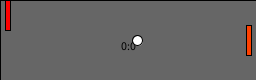
Frame 1 (no input)
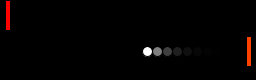
Frame 60 (the mouse pressed at the canvas centre just before this capture)
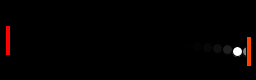
Frame 120 (the mouse held since frame 60 and released just before this capture)

The Processing sketch that drew these frames (run headless with seeded random() and noise(); from frame 60 on, the mouse is pressed at the canvas centre):

// Processing sketch: processing_52367
// ── processing_52367.pde



// pong


Ball ball;
Player player;
CPU cpu;
int scorePlayer, scoreCPU, counter;
PFont fontA;
String score;
ArrayList winners;

void setup()
{
  
  scorePlayer = 0;
  scoreCPU = 0;
  counter=0;
  score="0:0";
  size(256, 80);
  // size(screen.width, screen.height);
  frameRate(25);
  ball = new Ball();
  player = new Player( 10.0 , height/2);
  cpu = new CPU( width-10.0 , height/2);
  winners=new ArrayList();
  for(int x=0; x<5; x++)
  {
    winners.add("---");
  }
  winners.set(0,"Winners:");
  
  // other stuff
    
}

void draw()
{
  counter++;
  ball.update();
  player.update();
  cpu.update(ball.y, counter);

  // collisions CPU
  if ((abs(ball.x-cpu.x)<ball.radius/2) && (abs(ball.y-cpu.y)<cpu.paddlesize/2))
  {
    // easy collision
    ball.dir.x=-1;
    ball.dir.y=(ball.y-cpu.y)/cpu.paddlesize*2;
    ball.dir.normalize();
  }
  
  // colision player
  if ((abs(ball.x-player.x)<ball.radius/2) && (abs(ball.y-player.y)<player.paddlesize/2))
  {
    // easy collision
    ball.dir.x=1;
    ball.dir.y=(ball.y-player.y)/player.paddlesize*2;
    ball.dir.normalize();
  }
  
  // reset ball conditions
  if (ball.x<-5)
  {
    scoreCPU++;
    ball.reset();
  }
  
  if (ball.x>width+5)
  {
    scorePlayer++;
    ball.reset();
  }
  
  // reset game conditions
  if (scorePlayer>4)
  {
    scorePlayer=0;
    scoreCPU=0;
    
    winners.remove(0);
    winners.add("Player");
    winners.set(0,"Winners:");
  }
  if (scoreCPU>4)
  {
    scorePlayer=0;
    scoreCPU=0;
    
    winners.remove(0);
    winners.add("CPU");
    winners.set(0,"Winners:");
  }
  
  // -------------- Screen updates -------------------
  // background(0.0,12);
  fill(0, 128);
  rect(0, 0, width, height);

  // write score
  fill(0.0);
  score=str(scorePlayer)+":"+str(scoreCPU);
  text(score,width/2-textWidth(score)/2,50);
  
  // write winners
  fill(255.0);
  for (int x=0; x<winners.size(); x++)
  {
    String temp=(String) winners.get(x);
    text(temp,50.0,120.0+x*24.0);
  }
    
  ball.display();
  player.display();
  cpu.display();
}

// --------------------------------------------------------
// objects
// --------------------------------------------------------

class Ball
{
  float x;
  float y;
  PVector dir;
  float speed;
  float radius;
  
  Ball()
  {
    reset();
  }

  void reset()
  {
    x=width/2;
    y=height/2;
    dir = new PVector(1.0,0.1);    
    dir.normalize();
    speed=10.0;
    radius=10.0;
  }

  void update()
  {
    x+=dir.x*speed;
    y+=dir.y*speed;
    
    if ((y<0) || (y>height))
    {
      dir.y=dir.y*-1;
    }
    
  }
  
  void display()
  {
    fill(255.0);
    ellipse( x, y, radius, radius);
  }
}


// player
class Player
{
  float x,y;
  float paddlesize=30.0;
  
  Player(float tX, float tY)
  {
    x=tX;
    y=tY;
  }
  
  void update()
  {
    y=mouseY;
    if (y<paddlesize/2)
    {
      y=paddlesize/2;
    }
    if (y>height-paddlesize/2)
    {
      y=height-paddlesize/2;
    }
  }
  
  void display()
  {
    fill(255.0,0,0);
    rect(x-5,y-paddlesize/2,5,paddlesize);
  }
}

// cpu
class CPU
{
  float x,y;
  float paddlesize=30.0;
  float speed=3.3;
  
  CPU(float tX, float tY)
  {
    x=tX;
    y=tY;
  }
  
  void update(float targetY, int counter)
  {
    // x=width-10.0;
    y=y+constrain(targetY-y,-speed,speed);
    
    if (y<paddlesize/2)
    {
      y=paddlesize/2;
    }
    if (y>height-paddlesize/2)
    {
      y=height-paddlesize/2;
    }
  }
  
  void display()
  {
    fill(255,65.0,0);
    rect(x,y-paddlesize/2,5,paddlesize);
  }
}
